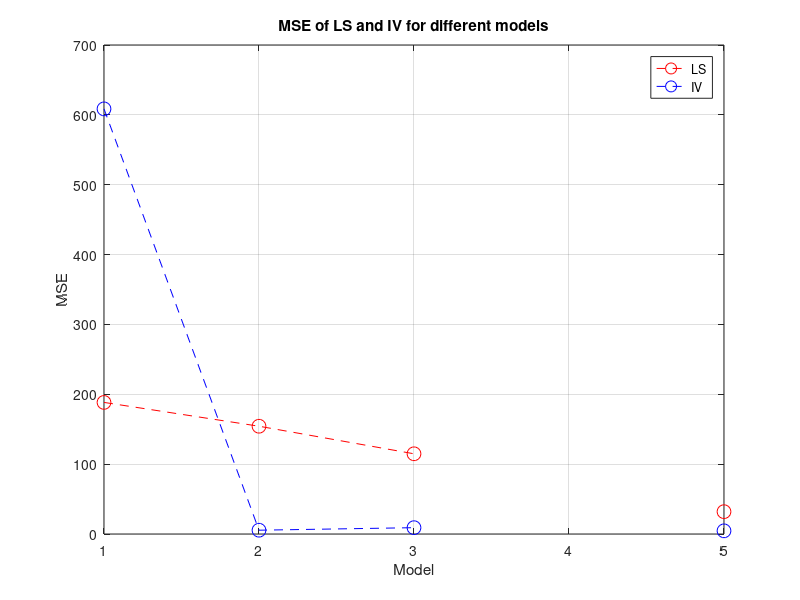
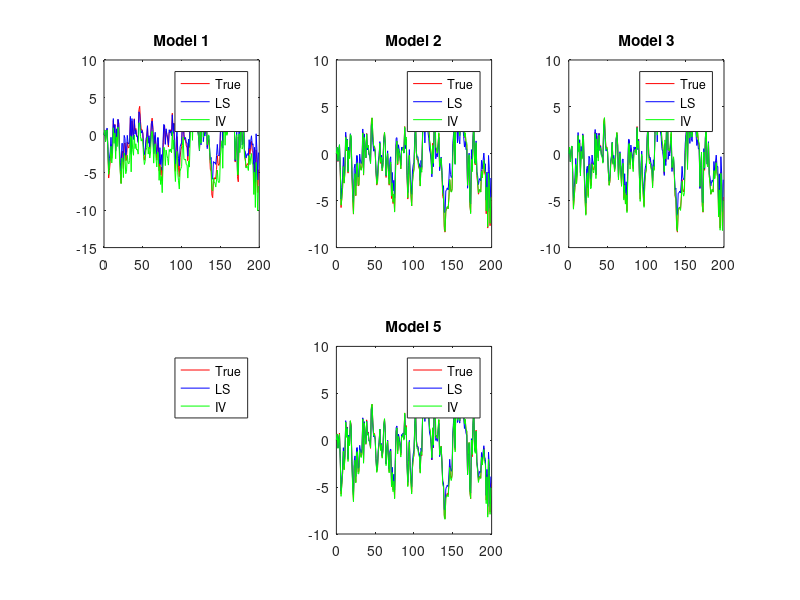

The MATLAB source for these figures, in order:
% System Identification Ex 9
% Robin Schmid, schmirob@ethz.ch
%%
clear all; close all; clc;

% 1. Generate data
N = 200;
t = 0:N-1;

% Use a different seed to generate input and error noise s.t. they are
% different
u = randn(1,N);

threshold = 1000;

Ts = 0.1;
z = tf('z', Ts);

A_true = 1 - 1.1*z^-1 + 0.18*z^-2;
B_true = z^-1 - 2*z^-2;

y_true = lsim(B_true/A_true, u); % No noise for true system

models = [1, 2; 2, 2; 3, 2; 2, 1; 4, 3];
n_models = size(models,1);

MSE_LS = zeros(1,n_models);
MSE_IV = zeros(1,n_models);

y_est_LS = zeros(N,n_models);
y_est_IV = zeros(N,n_models);

for k = 1:n_models
    n = models(k,1);
    m = models(k,2);
    
    % 2. LS method (biased)
    e_LS = sqrt(0.5)*randn(1,N);
    y_LS = lsim(B_true/A_true, u) + e_LS'; % Attention lsim returns column vector
    
    % Phiy
    Phiy = zeros(N,n);    
    for iy = 1:N
        for jy = 1:n
            % Use at rest assumption
            if (iy-jy) < 1
                Phiy(iy,jy) = 0; % Not necessary, already initialized with zero
            else
                Phiy(iy,jy) = -y_LS(iy-jy);
            end
        end
    end
    
    % Phiu
    Phiu = zeros(N,m);
    for iu = 1:N
        for ju = 1:m
            % Use at rest assumption
            if (iu-ju) < 1
                Phiu(iu,ju) = 0;
            else
                Phiu(iu,ju) = u(iu-ju);
            end
        end
    end
    
    Phi = [Phiy Phiu];
    % Least square regression
    theta_LS = Phi\y_LS;
    
    % A_LS
    A_LS = 1;
    for iy = 1:n
        A_LS = A_LS + theta_LS(iy) * z^(-iy);
    end
    
    % B_LS
    B_LS = 0;
    for iu = 1:m
        B_LS = B_LS + theta_LS(n+iu) * z^(-iu);
    end
    
    % 3. Generate new data, use same u
    % Generate instrumental variable
    e_IV = sqrt(0.5)*randn(1,N);
    y_IV = lsim(B_true/A_true, u) + e_IV';
    
    x = lsim(B_LS/A_LS, u);
    
    % Regressor for instrumental variable
    % Attention: use a new phi here not same as in LS!
    % Phiy
    Phiy = zeros(N,n);    
    for iy = 1:N
        for jy = 1:n
            % Use at rest assumption
            if (iy-jy) < 1
                Phiy(iy,jy) = 0; % Not necessary, already initialized with zero
            else
                Phiy(iy,jy) = -y_IV(iy-jy);
            end
        end
    end
    
    % Phiu
    Phiu = zeros(N,m);
    for iu = 1:N
        for ju = 1:m
            % Use at rest assumption
            if (iu-ju) < 1
                Phiu(iu,ju) = 0;
            else
                Phiu(iu,ju) = u(iu-ju);
            end
        end
    end
    
    Phi_IV = [Phiy Phiu];
    
    
    % Zx
    Zx = zeros(N,n);    
    for iy = 1:N
        for jy = 1:n
            % Use at rest assumption
            if (iy-jy) < 1
                Zx(iy,jy) = 0;
            else
                Zx(iy,jy) = -x(iy-jy);
            end
        end
    end
    
    % Zu
    Zu = zeros(N,m);
    for iu = 1:N
        for ju = 1:m
            % Use at rest assumption
            if (iu-ju) < 1
                Zu(iu,ju) = 0;
            else
                Zu(iu,ju) = u(iu-ju);
            end
        end
    end
    
    Z = [Zx Zu];
    % Instrumental variable regression
    theta_IV = (Z'*Phi_IV)\(Z'*y_IV);
    
    % A_IV
    A_IV = 1;
    for iy = 1:n
        A_IV = A_IV + theta_IV(iy) * z^(-iy);
    end
    
    % B_IV
    B_IV = 0;
    for iu = 1:m
        B_IV = B_IV + theta_IV(n+iu) * z^(-iu);
    end
    
    % Compare LS and IV method
    y_est_LS(:,k) = lsim(B_LS/A_LS, u);
    y_est_IV(:,k) = lsim(B_IV/A_IV, u);
    
    MSE_LS(k) = norm(y_true - y_est_LS(:,k))^2;
    MSE_IV(k) = norm(y_true - y_est_IV(:,k))^2;
    
    % Capture MSE which is too big
    if MSE_LS(k) > threshold
        MSE_LS(k) = inf;
    end
    if MSE_IV(k) > threshold
        MSE_IV(k) = inf;
    end 
end

% Plot MSE
figure(1);
plot(1:n_models, MSE_LS, 'ro--', 'MarkerSize', 10);
hold on
plot(1:n_models, MSE_IV, 'bo--', 'MarkerSize', 10);
title('MSE of LS and IV for different models');
legend({'LS', 'IV'});
xlabel('Model');
ylabel('MSE');
grid on

% Plot output
figure(2);
% Model 1
subplot(2,3,1);
plot(t,y_true,'r');
hold on
plot(t,y_est_LS(:,1),'b');
plot(t,y_est_IV(:,1),'g');
title('Model 1');
legend({'True', 'LS', 'IV'});
% Model 2
subplot(2,3,2);
plot(t,y_true,'r');
hold on
plot(t,y_est_LS(:,2),'b');
plot(t,y_est_IV(:,2),'g');
title('Model 2');
legend({'True', 'LS', 'IV'});
% Model 3
subplot(2,3,3);
plot(t,y_true,'r');
hold on
plot(t,y_est_LS(:,3),'b');
plot(t,y_est_IV(:,3),'g');
title('Model 3');
legend({'True', 'LS', 'IV'});
% Model 4
subplot(2,3,4);
plot(t,y_true,'r');
hold on
plot(t,y_est_LS(:,4),'b');
plot(t,y_est_IV(:,4),'g');
title('Model 4');
legend({'True', 'LS', 'IV'});
% Model 5
subplot(2,3,5);
plot(t,y_true,'r');
hold on
plot(t,y_est_LS(:,5),'b');
plot(t,y_est_IV(:,5),'g');
title('Model 5');
legend({'True', 'LS', 'IV'});

% Model 4 and 5 do not capture dynamics of true system and become unstable
% when using IV. IV is generally better then LS since this system is an
% output error model and IV leads to a smaller bias.